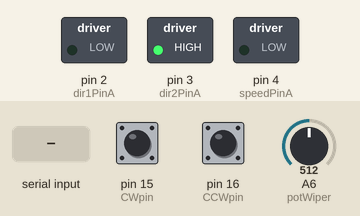
This sketch was run on a simulated Arduino Nano, built with avr-gcc and run on an emulated ATmega328P. On the bench: switched loads named in the sketch (green lamp = pin HIGH). The test bench sets the inputs (shaded band); at power-on: pin 15 (CWpin) HIGH, pin 16 (CCWpin) HIGH, A6 (potWiper) = 512. What the sketch prints to the serial monitor is not drawn.

Above: at 1.2 s.
1.3 s: "90,45\n" received over Serial
At 3.8 s:
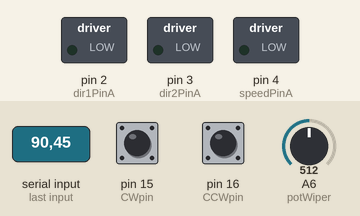
4.4 s: byte 87 (87) received over Serial
At 6.0 s:
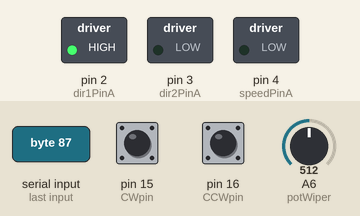
8.4 s: byte 67 (67) received over Serial
At 9.3 s:
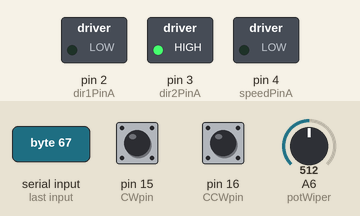
12.6 s: "30,150\n" received over Serial
At 14.2 s:
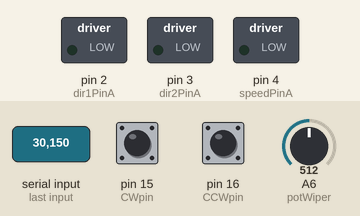
Timing chart, 0 to 15.7 s (numbered marks = the images above; inputs shaded):
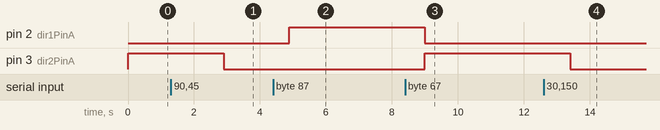

The sketch:

Motor190505.ino
```cpp
// Core of the Servo program.
// Develop so:
// Do incremental movement, both directions.  DONE
// Add reporting back of position, Pot value.  DONE
// Add reporting back of LimSwitches.  DONE
// Prevent overrunning LimSwitches. DONE
// Do multiple incremental movement, both directions. DONE
// Run on Teensy-LC

// "1 increment" is to be easily, poorly, defined.  It will be experimented with and possibly used as
// the basis for turning longer amounts.
// To start with, 50 ms of 25% pulse width.

// Takes commands over SerialMon:
//     C or c : Clockwise 1 increment
//     W or w : Counterclockwise 1 increment
//     S or s or 0 : Stop (don't need this, but hey)
//     = : Increase speed 10%
//     - : Decrease speed 10%


//     2 : Go 2 increments in the last specified direction
//     3 : etc. thru 9
//     1 : Go 1 increment in the last specified direction


//After every command, replies over SerialMon:
//     Vlotage, vlot, after move (later to be translated to angle) and change in voltage from before move
//     Switch positions (CWlim, CCWlim, either false (no hit) or true (LIMIT HIT))

// ____________________________________________________________________

int dir1PinA = 2;  // Motor stuff.  Declare L298N Dual H-Bridge Motor Controller directly since there is not a library to load.
int dir2PinA = 3;
int speedPinA = 4; // Needs to be a PWM pin to be able to control motor speed

int speed = 55; // 55% duty cycle
int oneIncr = 100; // one increment is 100 ms

int incs = 1; // Number of incremental movements to make

int potWiper = A6; // Potentiometer
int vlot = 0;  // That is, "volt", but not quite as it might be someone's reserved word.
               // With oneIcr = 100 ms and speed = 55:
               // Fully W vlot is ~706, 699 -> 713.
               // Fully C is ~278, 268 -> 288.
               // So range is ~428 units of vlot.
               // Range is a little less than 180 deg, call it 160 deg.
               // So 428/160 ~=2.5 units per degree.
               // Travels full range with about 150 Ws or Cs.
               // So ~1 unit per degree.

const int numReadings = 5; // Will average 5 readings to smooth noise
int potReads[numReadings]; // vlot will be the average of these
int readIndex = 0;

int pause = 0; // Pause (nonzero) or don't pause (0) regular updates
int updateRate = 1000; // If no SerialMon input, update at this rate (ms)

int CWpin = 15;  // limit switches
int CCWpin = 16;

boolean CWlim = false; // Switches
boolean CCWlim = false;

// ____________________________________________________________________

void setup()
{
  Serial.begin(9600);  // initialize serial communication @ 9600 baud:
                       // Ahah!  In the IDE need to select Tools | Port | whichever looks right.

  pinMode(dir1PinA, OUTPUT); //Define L298N Dual H-Bridge Motor Controller Pins
  pinMode(dir2PinA, OUTPUT);
  pinMode(speedPinA, OUTPUT);

  analogWrite(speedPinA, 0);//Sets inital speed variable via PWM to zero (stopped)

  vlot = analogRead(potWiper);                // Start with correct values
  for (int i = 0; i < numReadings-1; i++)
    { vlot = vlot + analogRead(potWiper);
    }
  vlot = vlot/5;

  digitalWrite(dir1PinA, LOW); // Set direction to CW
  digitalWrite(dir2PinA, HIGH);
  Serial.print("vlot = "); // Starting position is here
  Serial.println(vlot);

  pinMode(CWpin, INPUT_PULLUP);  // Set up and initialize the limit switches
  pinMode(CCWpin, INPUT_PULLUP);
  if (digitalRead(CWpin) == LOW)
    {CWlim == true;}
  else {CWlim  == false;};
  if (digitalRead(CCWpin) == LOW)
    {CCWlim == true;}
  else {CCWlim  == false;}
}

void loop()
{
  if (Serial.available() > 0)
  { int inByte = Serial.read();  //Wait for a byte

    CWlim = digitalRead(CWpin);
    CCWlim = digitalRead(CCWpin);

    if (inByte == 83 or inByte == 115 or inByte == 48) //  "S" or "s" or zero--Motor  Stop (Freespin)
    { analogWrite(speedPinA, 0);
      digitalWrite(dir1PinA, LOW);
      digitalWrite(dir2PinA, LOW);
      Serial.println("Motor Stop");
    }

    else if (inByte == 43 or inByte == 61) // "+"or "="--Increase speed
    { Serial.print("Increase speed from ");

      Serial.print(speed);
      Serial.print(" to ");
      speed = speed * 1.1;
      Serial.println(speed);
    }

    else if ((inByte == 67 or inByte == 99)) // If not CW limitted, and "C" or "c"--Increment Clockwise
    { if (CWlim)
      { digitalWrite(dir1PinA, LOW);    // Set to Clockwise
        digitalWrite(dir2PinA, HIGH);
        Serial.print("Motor CW.  Pot voltage changes from "); // Prints on the serial monitor
        vlot = analogRead(potWiper);
        for (int i = 0; i < numReadings-1; i++)
         { vlot = vlot + analogRead(potWiper);
         }
        vlot = vlot/5;
        Serial.print(vlot);
        Serial.print(" V to ");
        analogWrite(speedPinA, speed);  // Go one increment
        delay(oneIncr);
        analogWrite(speedPinA, 0);
        vlot = analogRead(potWiper);
        for (int i = 0; i < numReadings-1; i++)
         { vlot = vlot + analogRead(potWiper);
         }
        vlot = vlot/5;
        Serial.print(vlot);
        Serial.println("V.   ");
      }
    else
      {  Serial.println("CW limit hit!!  Back up!");
      }
    }

    else if ((inByte == 87 or inByte == 119)) // If not CW limitted, and "W" or "w"--Increment Counterclockwise
    {  if (CCWlim)
      { digitalWrite(dir1PinA, HIGH);
        digitalWrite(dir2PinA, LOW);
        Serial.print("Motor CCW.  Pot voltage changes from "); // Prints on the serial monitor
        vlot = analogRead(potWiper);
        for (int i = 0; i < numReadings-1; i++)
         { vlot = vlot + analogRead(potWiper);
         }
        vlot = vlot/5;
        Serial.print(vlot);
        Serial.print(" V to ");
        analogWrite(speedPinA, speed);  // Go one increment
        delay(oneIncr);
        analogWrite(speedPinA, 0);
        vlot = analogRead(potWiper);
        for (int i = 0; i < numReadings-1; i++)

         { vlot = vlot + analogRead(potWiper);
         }
        vlot = vlot/5;
        Serial.print(vlot);
        Serial.println("V.   ");
      }
      else
      { Serial.println("CCW limit hit!!  Back up!");
      }
    }

    else if (inByte == 43 or inByte == 61) // "+"or "="--Increase speed
    { Serial.print("Increase speed from ");
      Serial.print(speed);
      Serial.print(" to ");
      speed = speed * 1.1;
      Serial.println(speed);
    }

    else if (inByte == 45 ) // "-" Decrease speed
    { Serial.print("Decrease speed from ");
      Serial.print(speed);
      Serial.print(" to ");
      speed = speed * 0.9;
      Serial.println(speed);
    }

    else if (inByte > 48 && inByte < 58 ) // if it's a number 1-9 keep going in same direction
    { if (CWlim && CCWlim)
      { incs = inByte - 48;
        Serial.print(incs);
        Serial.print(" increments in same direction.  Pot voltage changes from "); // Prints on the serial monitor
        vlot = analogRead(potWiper);
        for (int i = 0; i < numReadings-1; i++)
         { vlot = vlot + analogRead(potWiper);
         }
        vlot = vlot/5;
        Serial.print(vlot);
        Serial.print(" V to ");
        analogWrite(speedPinA, speed);  // Go one increment
        delay(incs * oneIncr);
        analogWrite(speedPinA, 0);
        vlot = analogRead(potWiper);
        for (int i = 0; i < numReadings-1; i++)

         { vlot = vlot + analogRead(potWiper);
         }
        vlot = vlot/5;
        Serial.print(vlot);
        Serial.println("V.   ");
      }
      else
      { Serial.print("Can't move, limit hit");
        Serial.print(CWlim);
        Serial.println(CCWlim);
      }
    }


    else if (inByte == 10) // LF; do nothing at all, including report back to serial port
    {
    }

    else
    { Serial.print("Don't understand '");
      Serial.print (inByte);
      Serial.println("' so doing nothing.");
    }
  }
  else
  {
      vlot = analogRead(potWiper);
      for (int i = 0; i < numReadings-1; i++)
       { vlot = vlot + analogRead(potWiper);
       }
      vlot = vlot/5;
      Serial.print("Pot position:  ");
      Serial.print(vlot);
      CWlim = digitalRead(CWpin);
      CCWlim = digitalRead(CCWpin);
      Serial.print(", CW/CCW limits are ");
      Serial.print(CWlim);
      Serial.println(CCWlim);

      delay(updateRate);
  }
}
```

Measured:
- after the input at 1.3 s, pin 3 (dir2PinA): HIGH → LOW after 1.6 s
- after the input at 4.4 s, pin 2 (dir1PinA): LOW → HIGH after 0.49 s
- after the input at 8.4 s, pin 2 (dir1PinA): HIGH → LOW after 0.60 s; pin 3 (dir2PinA): LOW → HIGH after 0.60 s
- after the input at 12.6 s, pin 3 (dir2PinA): HIGH → LOW after 0.80 s
